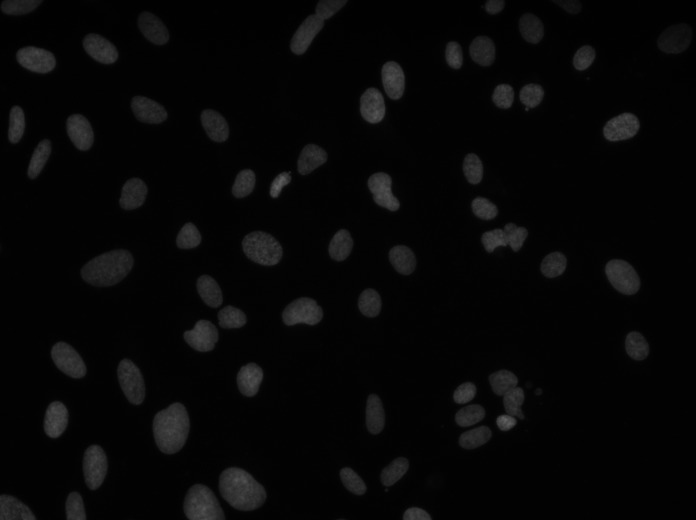
#> input picture images/mil.jpg, 696 x 520 px
$ jupyter execute nuclei-segmentation.ipynb   (shell and % lines are left out)
#> lines starting #> are read from the running program, lines starting #| are printed output that depends on the picture; after the words box and inside, x2 and y2 are one past the last pixel; in counts of white or black regions, pixels touching at a corner belong together
# Source Code
## Nipun Pruthi && Srikanth Avasarala

[cell 1]
# importing the necessary library
import imageio
import numpy as np

# Importing the image
img_p = '../images/mil.jpg'
img = imageio.imread(str(img_p))
#> img is the input picture: shape (520, 696); min 0, max 99, mean 6.8

[cell 2]
# Print the image dimensions
print('Original image shape: {}'.format(img.shape))
#| Original image shape: (520, 696)

# Coerce the image into grayscale format (if not already)
from skimage.color import rgb2gray
img_gray = rgb2gray(img)
print('New image shape: {}'.format(img_gray.shape))
#| New image shape: (520, 696)

[cell 3]
# Now, let's plot the data

import matplotlib.pyplot as plt

plt.figure(figsize=(10,4))

plt.subplot(1,2,1)
plt.imshow(img)
plt.axis('off')
plt.title('Original Image')

plt.subplot(1,2,2)
plt.imshow(img_gray, cmap='gray')
plt.axis('off')
plt.title('Grayscale Image')
plt.tight_layout()
# plt.savefig('original n greyscale.png')
plt.show()
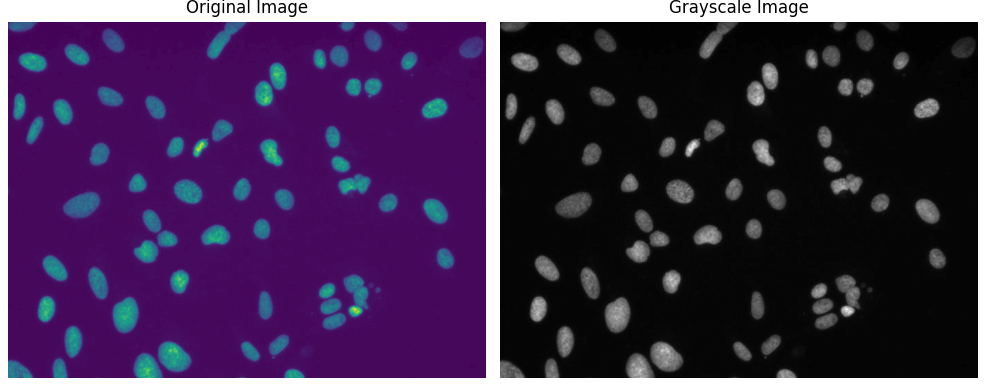
#> figure drawn by matplotlib, 2 panels

[cell 4]
from skimage.filters import threshold_otsu
thresh_val = threshold_otsu(img_gray)
#> thresh_val = 21
mask = np.where(img_gray > thresh_val, 1, 0)
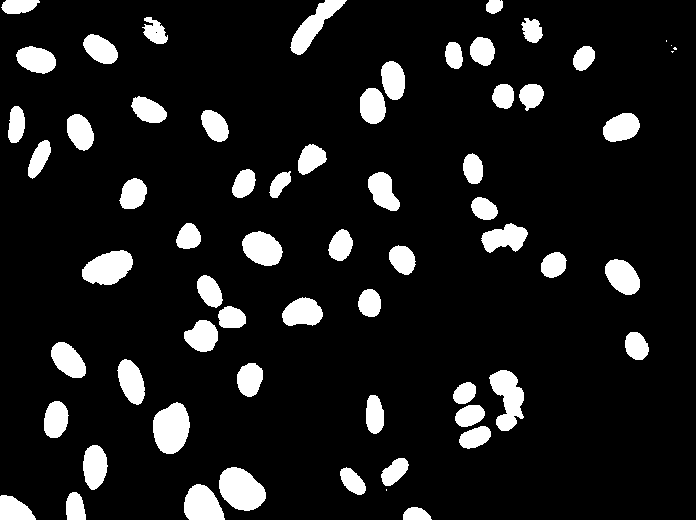
#> mask: shape (520, 696) int64; values 0 (black) and 1 (white), 10.8% white; 64 white regions (5 under 20 px), largest, box (x1, y1, x2, y2) and area: (219, 467, 266, 511) 1492, (153, 402, 190, 454) 1455, (489, 370, 524, 431) 1284

# Make sure the larger portion of the mask is considered background
if np.sum(mask==0) < np.sum(mask==1):
    mask = np.where(mask, 0, 1)

[cell 5]
thresh_val
#> Out = 21

[cell 6]
plt.figure(figsize=(10,4))

plt.subplot(1,2,1)
im_pixels = img_gray.flatten()
plt.hist(im_pixels,bins=50)
plt.vlines(thresh_val, 0, 100000, linestyle='--')
plt.ylim([0,50000])
plt.title('Grayscale Histogram')

plt.subplot(1,2,2)
mask_for_display = np.where(mask, mask, np.nan)
#> mask_for_display: shape (520, 696) float64; 89.18% of the values are NaN or infinite; the others: min 1, max 1, mean 1
plt.imshow(img_gray, cmap='gray')
plt.imshow(mask_for_display, cmap='rainbow', alpha=0.5)
plt.axis('off')
plt.savefig('Image Histogram and Image Mask')
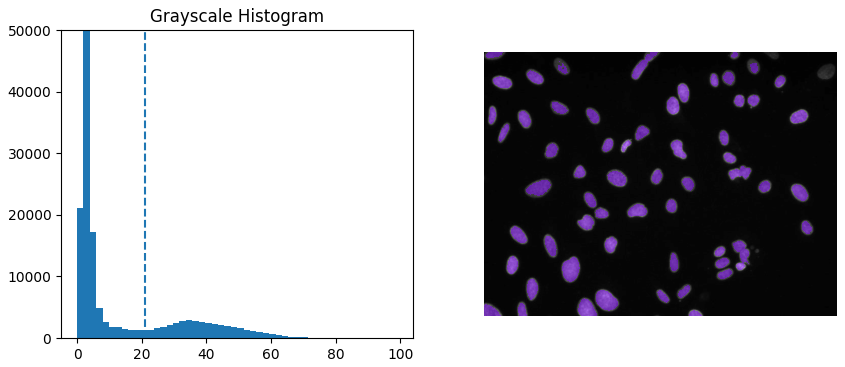
#> figure drawn by matplotlib, 2 panels; panel 1: tallest bar 268053 high, from x = 1.98 to 3.96
plt.title('Image w/o Mask')

plt.show()
#> figure, not shown here; panel 1: tallest bar 268053 high, from x = 1.98 to 3.96

[cell 7]
from scipy import ndimage
labels, nlabels = ndimage.label(mask)
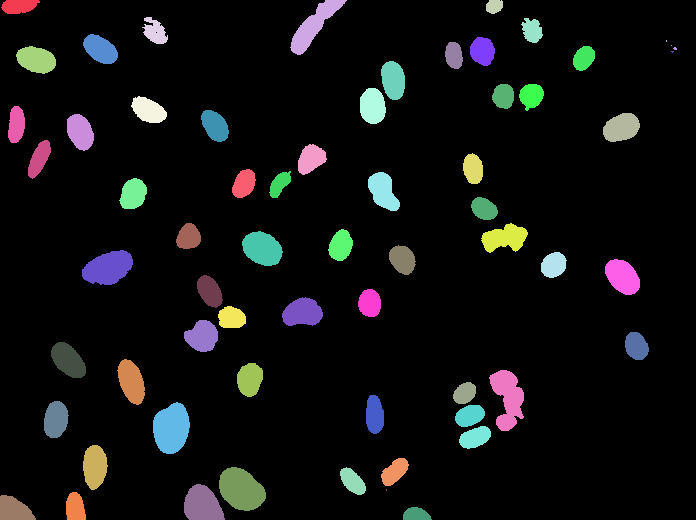
#> labels: shape (520, 696) int32; 65 distinct labels, from 0 to 64; one colour per label, 0 black
#> nlabels = 64
# nlabels

[cell 8]
print(labels.shape, nlabels)
#| (520, 696) 64
np.set_printoptions(threshold=6)
# print(labels)

[cell 9]
label_arrays = []
for label_num in range(1, nlabels+1):
    label_mask = np.where(labels == label_num, 1, 0)
    label_arrays.append(label_mask)
#> this loop made 64 passes
#> pass 3, `label_mask = np.where(labels == label_num, 1, 0)`:
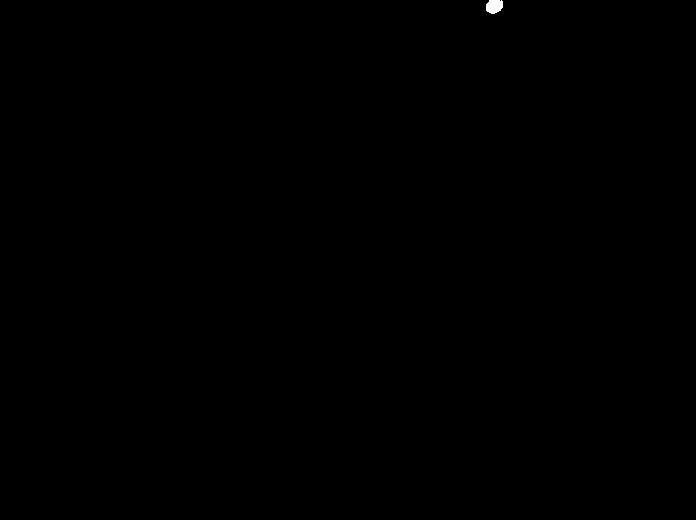
#> label_mask: shape (520, 696) int64; values 0 (black) and 1 (white), 0.05% white; 1 white region, box (x1, y1, x2, y2) and area: (486, 0, 503, 14) 195
#> after the loop, label_arrays = 64 items

print('There are {} separate components / objects detected.'.format(nlabels))
#| There are 64 separate components / objects detected.

[cell 10]
# Create a random colormap
from matplotlib.colors import ListedColormap
rand_cmap = ListedColormap(np.random.rand(256,3))

labels_for_display = np.where(labels > 0, labels, np.nan)
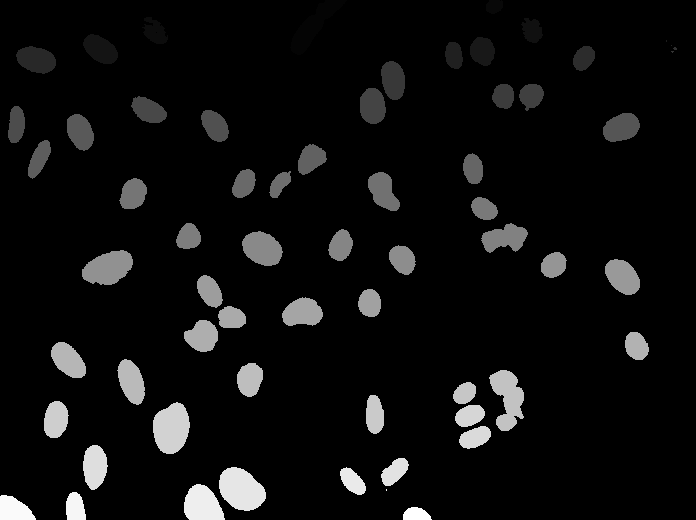
#> labels_for_display: shape (520, 696) float64; 89.18% of the values are NaN or infinite; the others: min 1, max 64, mean 35.31; drawn with min black, max white, NaN and infinite black
plt.imshow(img_gray, cmap='gray')
plt.imshow(labels_for_display, cmap=rand_cmap)
plt.axis('off')
plt.savefig('Labeled cells')
plt.title('Labeled Cells ({} Nuclei)'.format(nlabels))
plt.show()

[cell 11]
for label_ind, label_coords in enumerate(ndimage.find_objects(labels)):
    cell = img_gray[label_coords]

    # Check if the label size is too small
    if np.product(cell.shape) < 10:
        print('Label {} is too small! Setting to 0.'.format(label_ind))
        mask = np.where(labels==label_ind+1, 0, mask)
#> this loop made 64 passes
#> cell on passes 8, 10, 13, 14: [22, 22], [22], [[21, 23, 22, 20], [22, 24, 24, 23], [21, 23, 24, 23]], [[22, 24, 22], [18, 23, 21]]
#| Label 7 is too small! Setting to 0.
#| Label 9 is too small! Setting to 0.
#| Label 13 is too small! Setting to 0.
#| Label 60 is too small! Setting to 0.

[cell 12]
# Regenerate the labels
labels, nlabels = ndimage.label(mask)
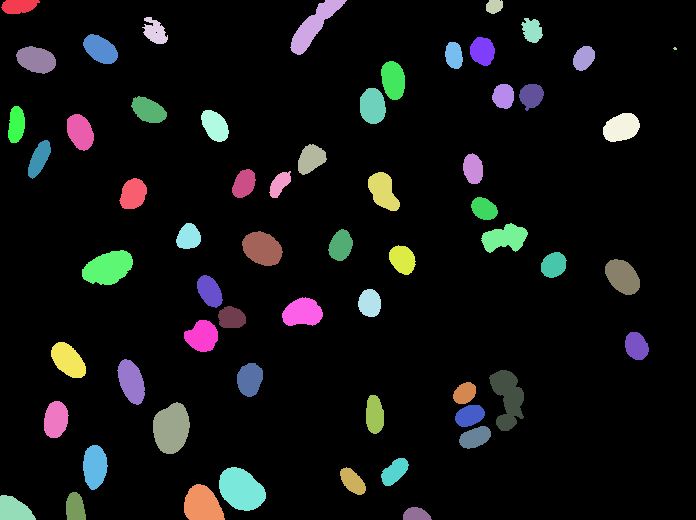
#> labels: shape (520, 696) int32; 61 distinct labels, from 0 to 60; one colour per label, 0 black
#> nlabels = 60
print('There are now {} separate components / objects detected.'.format(nlabels))
#| There are now 60 separate components / objects detected.

[cell 13]
fig, axes = plt.subplots(1,6, figsize=(10,6))

for ii, obj_indices in enumerate(ndimage.find_objects(labels)[0:6]):
    cell = img_gray[obj_indices]
    axes[ii].imshow(cell, cmap='gray')
    axes[ii].axis('off')
    axes[ii].set_title('Label #{}\nSize: {}'.format(ii+1, cell.shape))
#> this loop made 6 passes

plt.tight_layout()
plt.savefig('label')
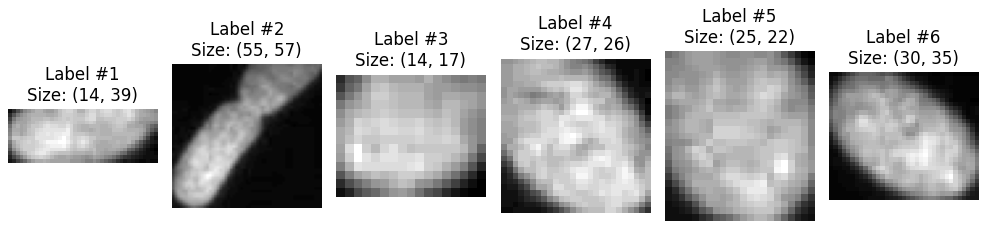
#> figure drawn by matplotlib, 6 panels
plt.show()

[cell 14]
# Get the object indices, and perform a binary opening procedure
two_cell_indices = ndimage.find_objects(labels)[1]
cell_mask = mask[two_cell_indices]
#> cell_mask: shape (55, 57) int64; values 0 (black) and 1 (white), 35.5% white; 1 white region, box (x1, y1, x2, y2) and area: (0, 0, 57, 55) 1113
cell_mask_opened = ndimage.binary_opening(cell_mask, iterations=8)
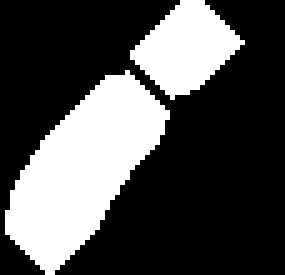
#> cell_mask_opened: shape (55, 57) bool (shown 5 times larger); 30.4% white; 2 white regions, box (x1, y1, x2, y2) and area: (1, 14, 34, 55) 690, (26, 0, 49, 20) 263

[cell 15]
fig, axes = plt.subplots(1,4, figsize=(12,4))

axes[0].imshow(img_gray[two_cell_indices], cmap='gray')
axes[0].set_title('Original object')
axes[1].imshow(mask[two_cell_indices], cmap='gray')
axes[1].set_title('Original mask')
axes[2].imshow(cell_mask_opened, cmap='gray')
axes[2].set_title('Opened mask')
axes[3].imshow(img_gray[two_cell_indices]*cell_mask_opened, cmap='gray')
axes[3].set_title('Opened object')


for ax in axes:
    ax.axis('off')
plt.tight_layout()
plt.savefig('mask')
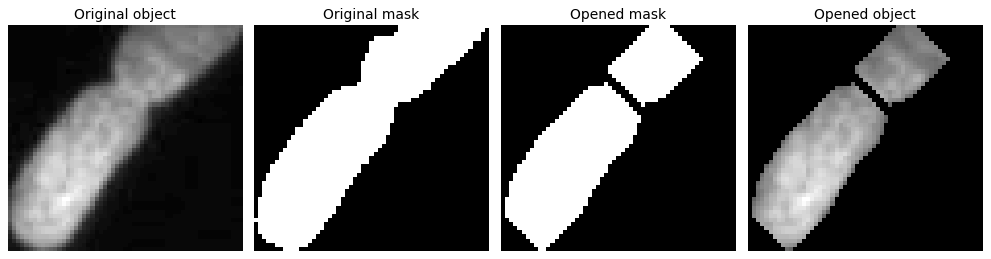
#> figure drawn by matplotlib, 4 panels
plt.show()

$ run again, with images/1.1_DAPI_0011.png saved as images/mil.jpg
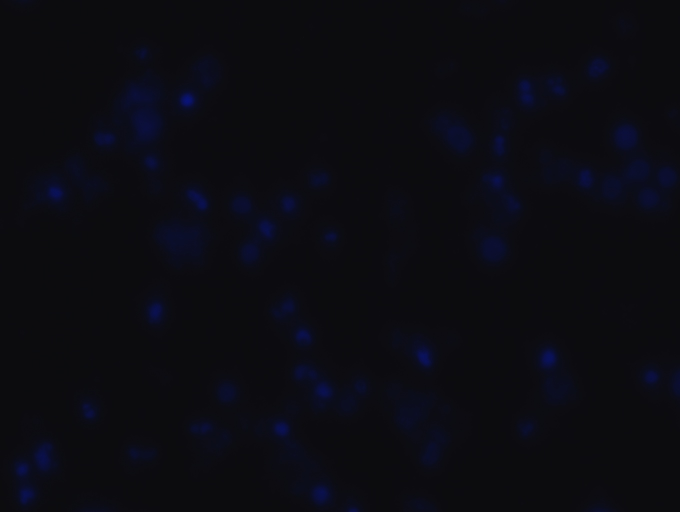
#> input picture images/1.1_DAPI_0011.png, 1360 x 1024 px (shown at 1/2 size)
#> img is the input picture: shape (1024, 1360, 3); mean R, G, B 12, 11.9, 18.1
#| Original image shape: (1024, 1360, 3)
#| New image shape: (1024, 1360)
#> thresh_val = 0.0519
#> mask_for_display: shape (1024, 1360) float64; 87.62% of the values are NaN or infinite; the others: min 1, max 1, mean 1
#> `labels, nlabels = ndimage.label(mask)`: nlabels = 1464
#| (1024, 1360) 1464
#> the loop `for label_ind, label_coords in enumerate(ndimage.find_objects(labels)):` made 1464 passes
#> cell on passes 3, 6, 7: [[0.0538, 0.0538, 0.0538]], [[0.0538, 0.0538, 0.0532], [0.0538, 0.0538, 0.0493]], [[0.0538, 0.0538]]
#> (printed output is left out)
#> `labels, nlabels = ndimage.label(mask)`: nlabels = 194
#| There are now 194 separate components / objects detected.
#> the loop `for ii, obj_indices in enumerate(ndimage.find_objects(labels)[0:6]):` made 6 passes
#> `plt.savefig('mask')`:
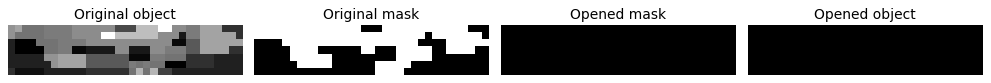
#> figure drawn by matplotlib, 4 panels
